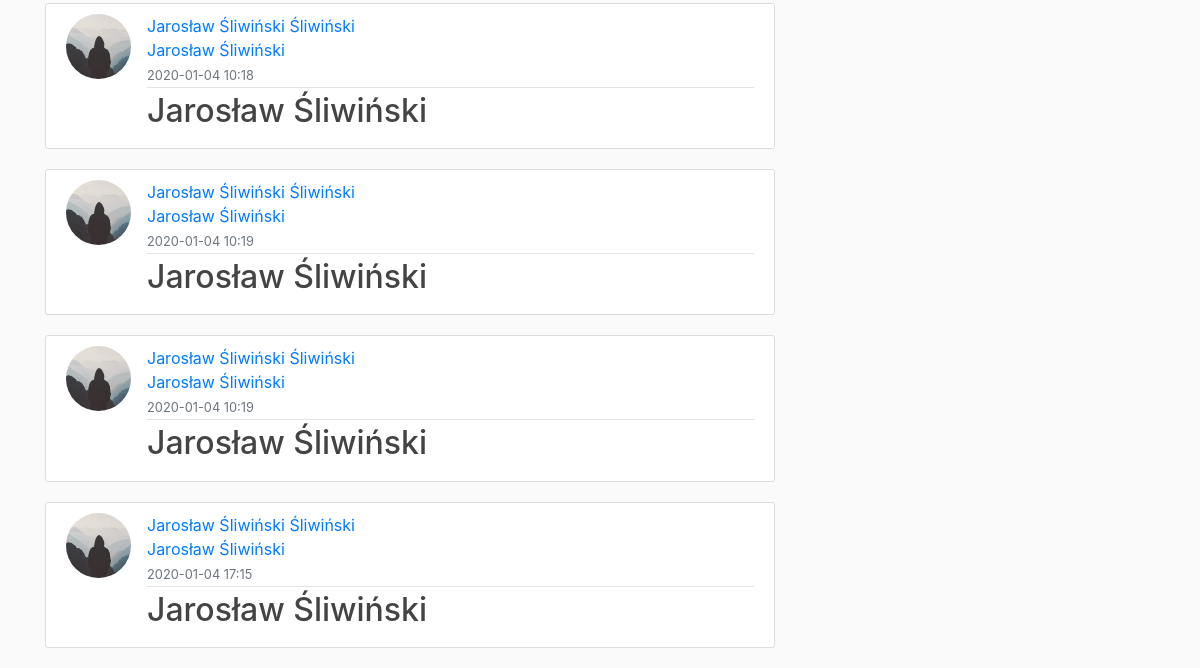
Before: /meetings (lower part) with the older database file.
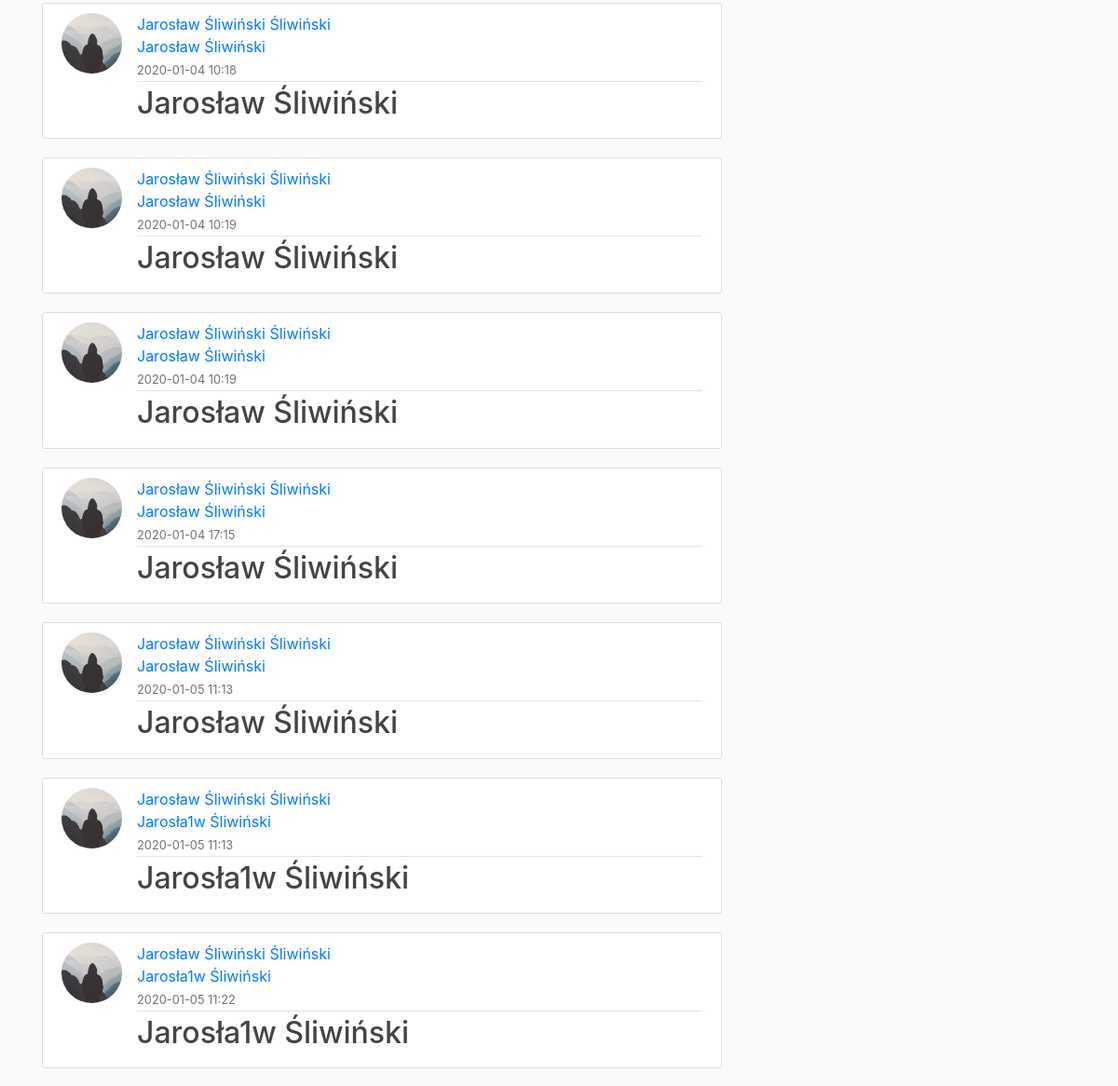
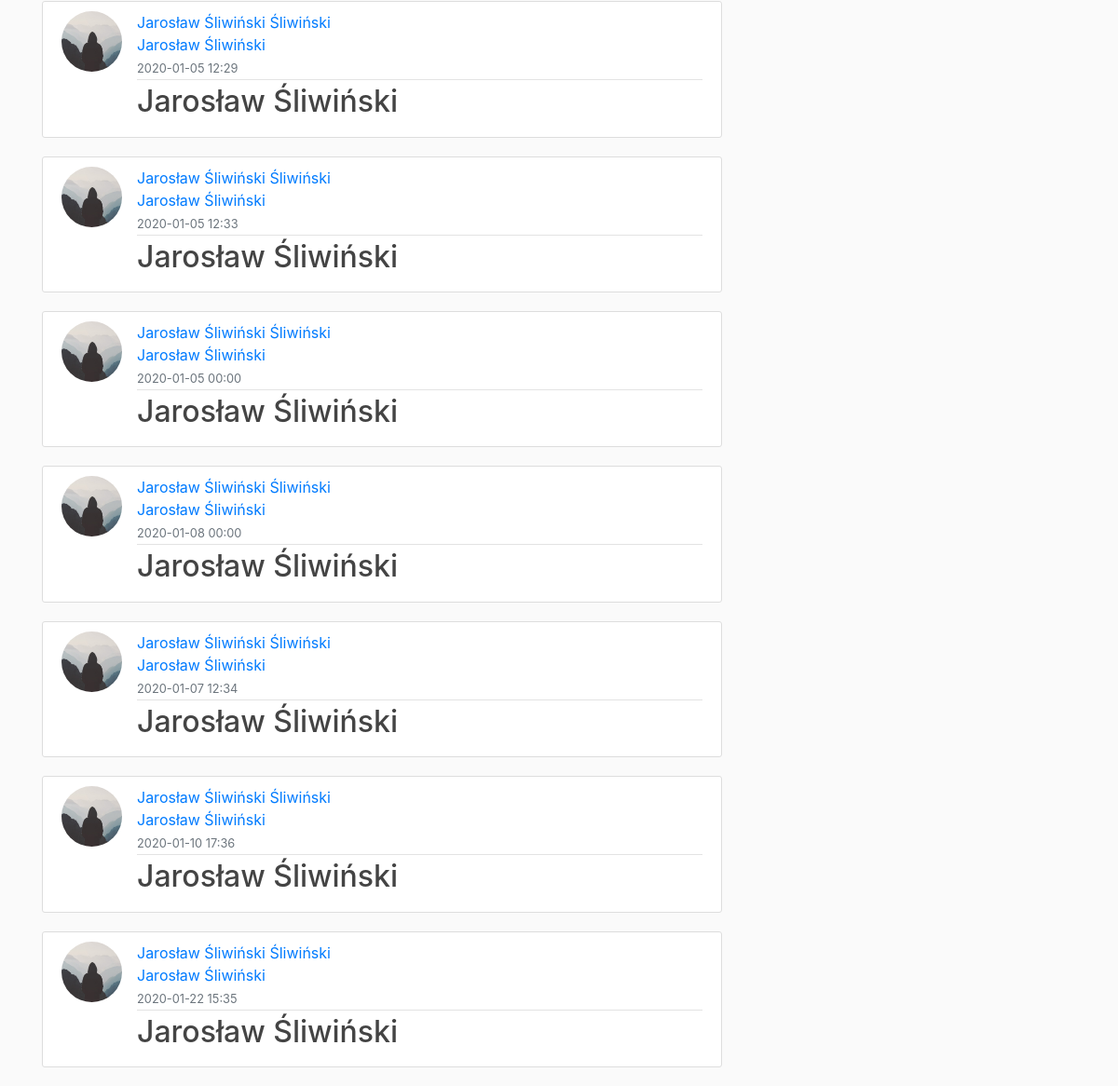
After: the same page with the newer database file (2 pictures, top to bottom).
### CRM/models.py (models this page shows, shortened)
class Meeting(db.Model):
    id = db.Column(db.Integer, primary_key=True)
    date = db.Column(db.DateTime, nullable=False, default=datetime.utcnow)
    notes = db.Column(db.Text)
    user_id = db.Column(db.Integer, db.ForeignKey('user.id'), nullable=False)
    customer_id = db.Column(db.Integer,db.ForeignKey('customer.id'), nullable=False)

class User(db.Model, UserMixin):
    id = db.Column(db.Integer, primary_key=True)
    email = db.Column(db.String(120), unique=True, nullable=False)
    image_file = db.Column(db.String(20), nullable=False, default='default.jpg')
    name = db.Column(db.String(25), nullable=False)
    last_name = db.Column(db.String(45), nullable=False)
    password = db.Column(db.String(60), nullable=False)
    meetings = db.relationship('Meeting', backref='who', lazy=True)
    def full_name(self):
        return f"{self.name} {self.last_name}"

class Customer(db.Model):
    id = db.Column(db.Integer, primary_key=True)
    customer_name = db.Column(db.String(25), nullable=False)
    agent_name = db.Column(db.String(35), nullable=False)
    agent_last_name = db.Column(db.String(35), nullable=False)
    email = db.Column(db.String(140), nullable=False)
    phone = db.Column(db.String(140), nullable=False)
    address = db.Column(db.String(140), nullable=False)
    meetings = db.relationship('Meeting', backref='with_who', lazy=True)

### CRM/routes.py (the view)
@app.route("/meetings", methods=['GET', 'POST'])
def meetings():
    meetings = Meeting.query.all()
    form = MeetingForm()
    if form.validate_on_submit():
        meeting = Meeting(who = current_user, with_who = Customer.query.filter_by(id=form.with_who.data.id).first(), date = datetime.combine(form.date.data, form.time.data))
        db.session.add(meeting)
        db.session.commit()
        flash('Spotkanie zostało dodane!', 'success')
        return redirect(url_for('meetings'))
    return render_template('meetings.html', meetings=meetings, form=form)

### CRM/forms.py (called while the page is built)
    def get_customers():
        return Customer.query

### CRM/templates/meetings.html (shortened to what this page needs)
{% extends "base.html" %}
{% block content %}
{% for meeting in meetings %}
<article class="media content-section">
  <img class="rounded-circle article-img"
    src="{{ url_for('static', filename='profile_pics/' + meeting.who.image_file) }}">
  <div class="media-body">
    <div class="article-metadata">
      <a class="mr-2" href="#">{{ meeting.who.full_name() }}</a><br>
      <a class="mr-3" href="#">{{ meeting.with_who.customer_name }}</a><br>
      <small class="text-muted">{{ meeting.date.strftime('%Y-%m-%d %H:%M') }}</small>
    </div>
    <h2><a class="article-title" href="{{ url_for('meeting', meeting_id=meeting.id) }}">{{ meeting.with_who.customer_name }}</a></h2>
  </div>
</article>
{% endfor %}
{% endblock content %}

### CRM/templates/base.html (shortened to what this page needs)
<!doctype html>
<html lang="en">
<head>
    <link rel="stylesheet" href="https://stackpath.bootstrapcdn.com/bootstrap/4.4.1/css/bootstrap.min.css"
>
    <link rel="stylesheet" type="text/css" href="{{ url_for('static', filename='main.css') }}">
</head>
<body>
    <main role="main" class="container">
        <div class="row">
            <div class="col-md-8">
                {% block content %}{% endblock %}
            </div>
            <div class="col-md-4">
            </div>
        </div>
    </main>
</body>
</html>

### CRM/static/main.css (style rules this page uses)
body { background: #fafafa; color: #333333; margin-top: 5rem; }
h1, h2, h3, h4, h5, h6 { color: #444444; }
.content-section { background: #ffffff; padding: 10px 20px; border: 1px solid #dddddd; border-radius: 3px; margin-bottom: 20px; }
.article-title { color: #444444; }
.article-img { height: 65px; width: 65px; margin-right: 16px; }
.article-metadata { padding-bottom: 1px; margin-bottom: 4px; border-bottom: 1px solid #e3e3e3 }

Changed rows visible on the page:
added Meeting: image_file (placeholder picture), who.full_name "Jarosław Śliwiński Śliwiński", with_who.customer_name "Jarosław Śliwiński", date "2020-01-05 11:13"
added Meeting: image_file (placeholder picture), who.full_name "Jarosław Śliwiński Śliwiński", with_who.customer_name "Jarosła1w Śliwiński", date "2020-01-05 11:13"
added Meeting: image_file (placeholder picture), who.full_name "Jarosław Śliwiński Śliwiński", with_who.customer_name "Jarosła1w Śliwiński", date "2020-01-05 11:22"
added Meeting: image_file (placeholder picture), who.full_name "Jarosław Śliwiński Śliwiński", with_who.customer_name "Jarosław Śliwiński", date "2020-01-05 12:29"
added Meeting: image_file (placeholder picture), who.full_name "Jarosław Śliwiński Śliwiński", with_who.customer_name "Jarosław Śliwiński", date "2020-01-05 12:33"
added Meeting: image_file (placeholder picture), who.full_name "Jarosław Śliwiński Śliwiński", with_who.customer_name "Jarosław Śliwiński", date "2020-01-05 00:00"
added Meeting: image_file (placeholder picture), who.full_name "Jarosław Śliwiński Śliwiński", with_who.customer_name "Jarosław Śliwiński", date "2020-01-08 00:00"
added Meeting: image_file (placeholder picture), who.full_name "Jarosław Śliwiński Śliwiński", with_who.customer_name "Jarosław Śliwiński", date "2020-01-07 12:34"
added Meeting: image_file (placeholder picture), who.full_name "Jarosław Śliwiński Śliwiński", with_who.customer_name "Jarosław Śliwiński", date "2020-01-10 17:36"
added Meeting: image_file (placeholder picture), who.full_name "Jarosław Śliwiński Śliwiński", with_who.customer_name "Jarosław Śliwiński", date "2020-01-22 15:35"
